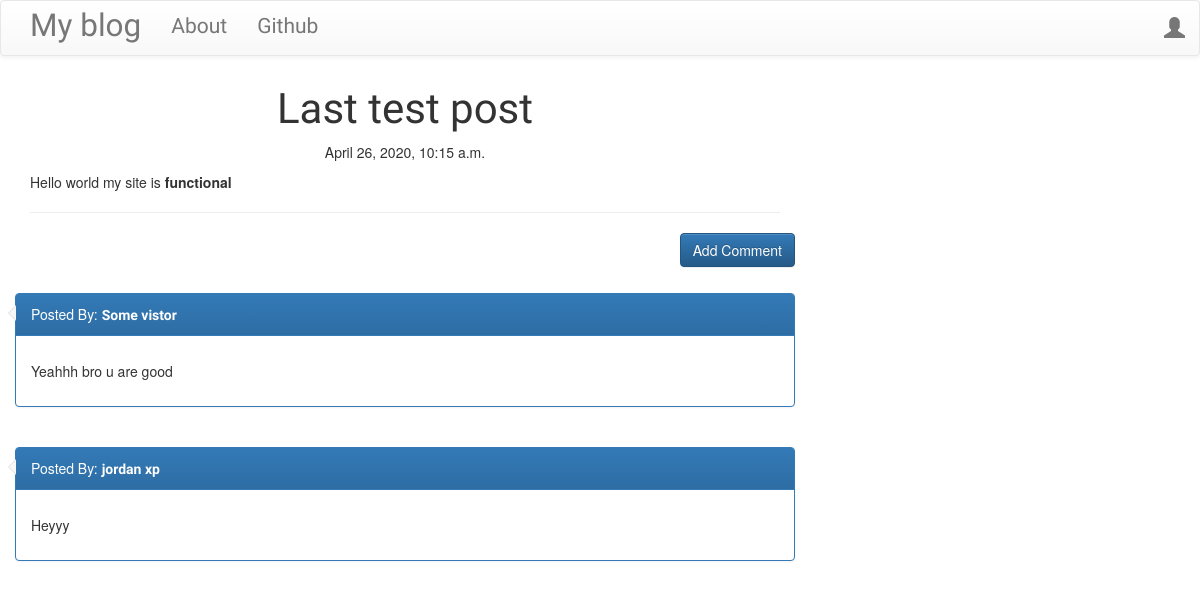
The page /blog/post/8 on the database its author committed.
### blog/models.py (models this page shows, shortened)
class Post(models.Model):
    author = models.ForeignKey('auth.User',on_delete=models.PROTECT)
    title = models.CharField(max_length=250)
    text = models.TextField()
    create_date = models.DateTimeField(default=timezone.now)# timezone function and not executing it instead
    published_date = models.DateTimeField(blank=True,null=True)

class Comment(models.Model):
    post = models.ForeignKey('blog.Post', related_name='comments',on_delete=models.PROTECT)
    author = models.CharField(max_length=20)
    text = models.TextField()
    create_date = models.DateTimeField(default=timezone.now())
    approved_comment = models.BooleanField(default=False)

### blog/views.py (the view)
# urls.py: path("/post/<int:pk>",views.PostDetailView.as_view(),name="post_detail"),
class PostDetailView(DetailView):
    model = Post

### blog/templates/blog/post_detail.html (shortened to what this page needs)
{% extends 'blog/base.html' %}
{% block bodyblock %}
<h1 class="posttile loader"> {{ post.title }}</h1>
{%  if post.published_date %}
    <div class="date postdate">
        {{ post.published_date }}
    </div>
{% else %}
    <a class="btn btn-default" href="{% url 'post_publish' pk=post.pk %}">Publish</a>
{% endif %}
    <p class="postcontent">{{ post.text|safe|linebreaksbr }}</p>
<hr>
<a href="{% url 'add_comment_post' pk=post.pk %}" class="btn btn-primary btn-comment">Add Comment</a>
<br><br>
<div class="container">
    {% for comment in post.comments.all %}
        <br>
        {% if user.is_authenticated or comment.approved_comment %}
</div>
            <div class="row">
                <div class="panel panel-primary">
                <div class="panel-heading">
                Posted By: <strong class="commenttile">{{ comment.author }}</strong>
                </div>
                <div class="panel-body">
                <p>{{ comment.text|safe|linebreaks }}</p>
                </div>
                </div>
            </div>
        {% endif %}
        {% empty %}
            <p> No comments... </p>
    {% endfor %}
</div>
{% endblock %}

### blog/static/css/blog.css (style rules this page uses)
.loader { filter: hue-rotate(0deg); color: linear-gradient(45deg, #0f8, #08f); animation: hue 10000ms infinite linear; }
.postdate { text-align: center; }
.posttile { font-family: 'Russo One', sans-serif; font-size: 3em; text-align: center; }
.commenttile { font-family: 'Russo One', sans-serif; font-size: 1em; }
.postcontent { font-family: 'Montserrat'; font-size: 1.5em; }
.btn-comment { position: absolute; right: 0px; }
.panel { position:relative; }
.panel>.panel-heading:after,.panel>.panel-heading:before { position:absolute; top:11px;left:-16px; right:100%; width:0; height:0; display:block; content:" "; border-color:transparent; border-style:solid solid outset; pointer-events:none; }
.panel>.panel-heading:after { border-width:7px; border-right-color:#f7f7f7; margin-top:1px; margin-left:2px; }
.panel>.panel-heading:before { border-right-color:#ddd; border-width:8px; }

### rows shown on the page
Post: title "Last test post", published_date "April 26, 2020, 10:15 a.m.", text "Hello world my site is functional"
Comment: author "Some vistor", text "Yeahhh bro u are good"
Comment: author "jordan xp", text "Heyyy"
